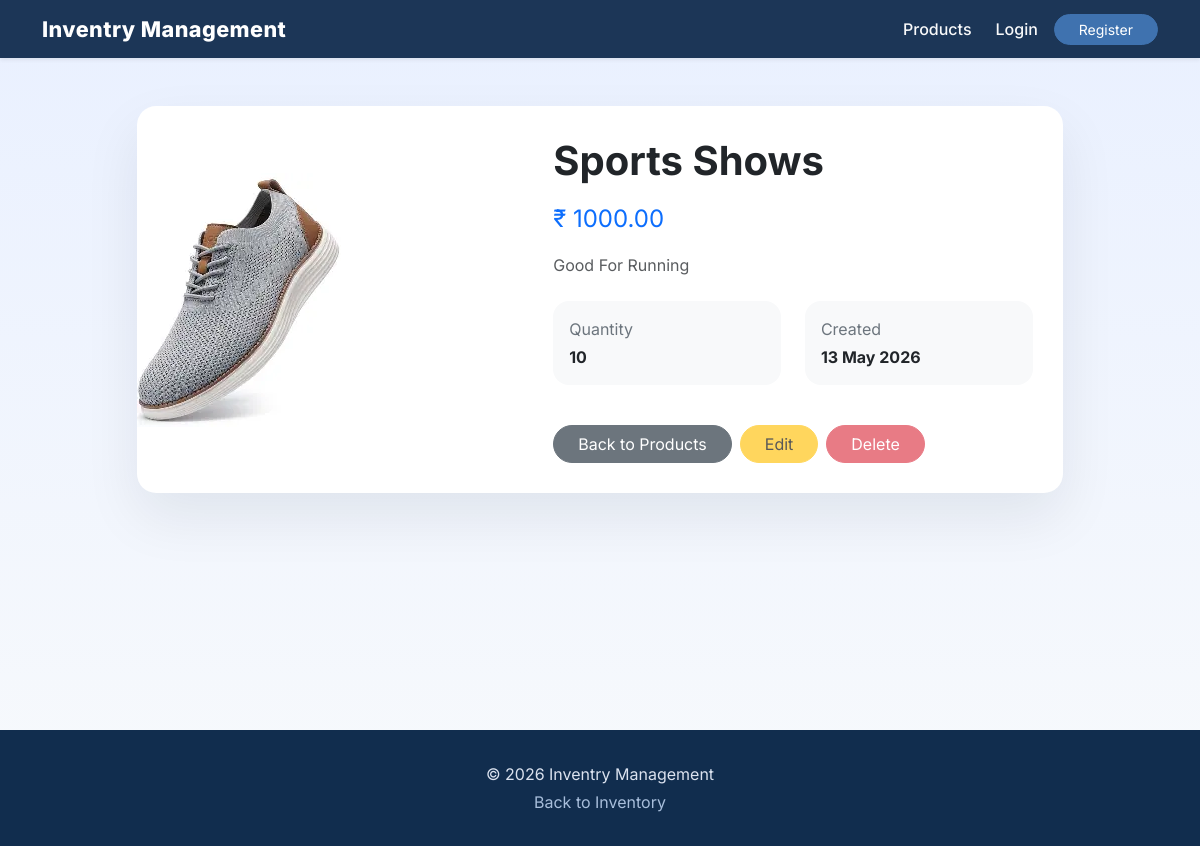
/product/1/, run on the app's committed database.
### product/models.py (models this page shows, shortened)
class Product(models.Model):
    name = models.CharField(max_length=255)
    price = models.DecimalField(max_digits=10, decimal_places=2)
    image = models.ImageField(upload_to='products/')
    description = models.TextField()
    quantity = models.PositiveIntegerField(default=0)
    created_at = models.DateTimeField(auto_now_add=True)

### product/views.py (the view)
# urls.py: path('product/<int:pk>/', views.product_detail, name='product_detail'),
def product_detail(request, pk):
    product = get_object_or_404(Product, pk=pk)
    return render(request, 'products/product_detail.html', {
        'product': product
    })

### product/templates/products/product_detail.html (shortened to what this page needs)
{% extends 'base.html' %}
{% block content %}
<div class="row g-4 justify-content-center">
    <div class="col-lg-10">
        <div class="card overflow-hidden">
            <div class="row g-0 align-items-center">
                <div class="col-md-5">
                    <img src="{{ product.image.url }}" class="img-fluid h-100" style="object-fit: cover; min-height: 100%;" alt="{{ product.name }}">
                </div>
                <div class="col-md-7">
                    <div class="card-body">
                        <h1 class="fw-bold mb-3">{{ product.name }}</h1>
                        <p class="fs-4 text-primary mb-3">₹ {{ product.price }}</p>
                        <p class="text-muted mb-4">{{ product.description }}</p>
                        <div class="row mb-4">
                            <div class="col-sm-6 mb-3">
                                <div class="bg-light rounded-4 p-3">
                                    <span class="text-secondary d-block mb-1">Quantity</span>
                                    <strong>{{ product.quantity }}</strong>
                                </div>
                            </div>
                            <div class="col-sm-6 mb-3">
                                <div class="bg-light rounded-4 p-3">
                                    <span class="text-secondary d-block mb-1">Created</span>
                                    <strong>{{ product.created_at|date:'d M Y' }}</strong>
                                </div>
                            </div>
                        </div>
                        <div class="d-flex flex-wrap gap-2">
                            <a href="{% url 'product_list' %}" class="btn btn-secondary rounded-pill px-4">Back to Products</a>
                            {% if user.is_authenticated %}
                                <a href="{% url 'product_update' product.id %}" class="btn btn-warning rounded-pill px-4">Edit</a>
                                <a href="{% url 'product_delete' product.id %}" class="btn btn-danger rounded-pill px-4">Delete</a>
                            {% else %}
                                <button class="btn btn-warning rounded-pill px-4" disabled>Edit</button>
                                <button class="btn btn-danger rounded-pill px-4" disabled>Delete</button>
                            {% endif %}
                        </div>
                    </div>
                </div>
            </div>
        </div>
    </div>
</div>
{% endblock %}

### product/templates/base.html (style rules this page uses)
:root { --brand: #3f72af; --brand-dark: #112d4e; --brand-soft: #dbe2ef; --surface: #ffffff; --surface-muted: #f6f8fc; --text: #172b4d; --text-muted: #526080; }
* { box-sizing: border-box; }
body { margin: 0; font-family: 'Inter', sans-serif; background: linear-gradient(180deg, #e9f0ff 0%, #f8fafc 100%); color: var(--text); }
.card { border: none; border-radius: 1.2rem; box-shadow: 0 24px 56px rgba(15, 23, 42, 0.08); }
.card-body { padding: 1.9rem; }
.btn-secondary { background-color: #6c757d; border-color: #6c757d; }

### data on the page
Product: image (picture), name "Sports Shows", price "1000.00", description "Good For Running", quantity "10", created_at "13 May 2026"
